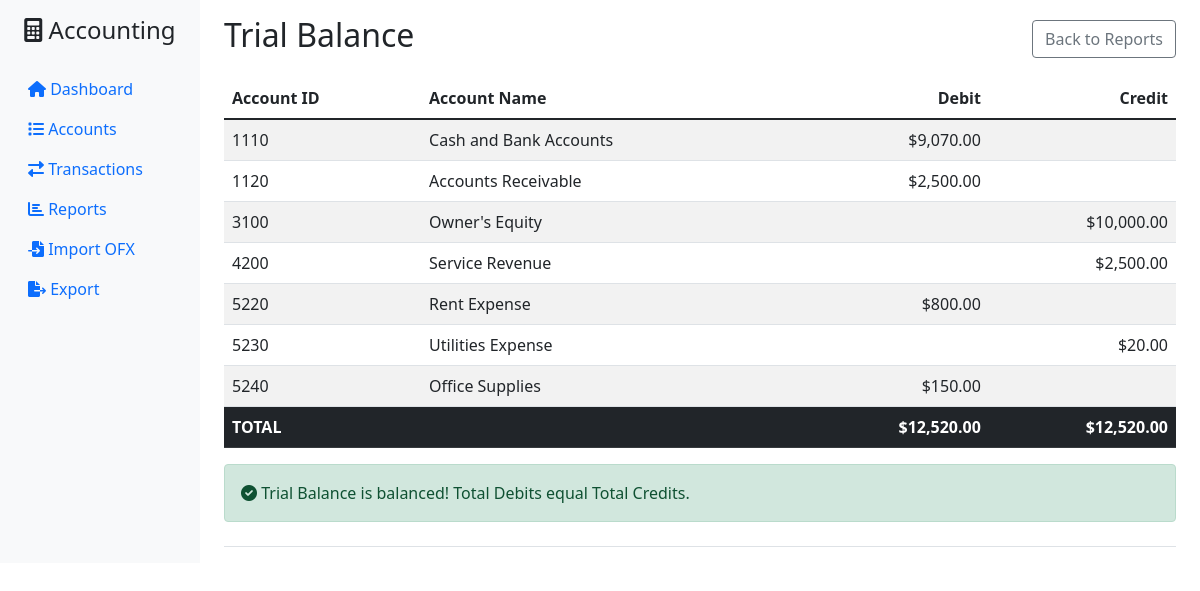
/reports/trial-balance, run on the app's committed database.
### tables this page shows
CREATE TABLE accounts (
                id TEXT PRIMARY KEY,
                name TEXT NOT NULL,
                account_type TEXT NOT NULL,
                parent_id TEXT,
                description TEXT,
                is_active BOOLEAN DEFAULT 1,
                created_date TIMESTAMP DEFAULT CURRENT_TIMESTAMP,
                FOREIGN KEY (parent_id) REFERENCES accounts (id)
            );

### accounting_web_ui.py (the view)
@app.route('/reports/trial-balance')
def trial_balance():
    try:
        accounting = get_accounting_system()
        as_of_date = request.args.get('as_of_date')
        if as_of_date:
            as_of_date = datetime.strptime(as_of_date, '%Y-%m-%d').date()
        trial_balance_data = accounting.generate_trial_balance(as_of_date)
        return render_template('trial_balance.html',
                             trial_balance=trial_balance_data,
                             as_of_date=as_of_date)
    except Exception as e:
        flash(f'Error generating trial balance: {str(e)}', 'error')
        return render_template('trial_balance.html',
                             trial_balance=[],
                             as_of_date=None)

### accounting_system.py (called while the page is built)
    def create_account(self, account_id: str, name: str, account_type: AccountType,
                      parent_id: Optional[str] = None, description: str = "") -> bool:
        try:
            cursor = self.conn.cursor()
            cursor.execute('''
                INSERT OR IGNORE INTO accounts (id, name, account_type, parent_id, description)
                VALUES (?, ?, ?, ?, ?)
            ''', (account_id, name, account_type.value, parent_id, description))
            self.conn.commit()
            return cursor.rowcount > 0
        except sqlite3.Error as e:
            print(f"Error creating account: {e}")
            return False

    def close(self):
        self.conn.close()

### accounting_web_ui.py (called while the page is built)
def get_accounting_system():
    if 'accounting' not in g:
        g.accounting = AccountingSystem()
    return g.accounting

@app.teardown_appcontext
def close_accounting_system(error):
    accounting = g.pop('accounting', None)
    if accounting is not None:
        accounting.close()

@app.template_filter('currency')
def currency_filter(value):
    if value is None:
        return "$0.00"
    return f"${float(value):,.2f}"

### templates/trial_balance.html (shortened to what this page needs)
{% extends "base.html" %}
{% block content %}
<div class="d-flex justify-content-between align-items-center">
    <h1 class="h2">Trial Balance</h1>
    <a href="/reports" class="btn btn-outline-secondary">Back to Reports</a>
</div>
<div class="table-responsive mt-3">
    <table class="table table-striped">
        <thead>
            <tr>
                <th>Account ID</th>
                <th>Account Name</th>
                <th class="text-end">Debit</th>
                <th class="text-end">Credit</th>
            </tr>
        </thead>
        <tbody>
            {% for account_id, name, debit, credit in trial_balance %}
                {% if account_id == 'TOTAL' %}
                    <tr class="table-dark fw-bold">
                        <td colspan="2">{{ name }}</td>
                        <td class="text-end">{{ debit | currency }}</td>
                        <td class="text-end">{{ credit | currency }}</td>
                    </tr>
                {% else %}
                    <tr>
                        <td>{{ account_id }}</td>
                        <td>{{ name }}</td>
                        <td class="text-end">{{ debit | currency if debit > 0 else '' }}</td>
                        <td class="text-end">{{ credit | currency if credit > 0 else '' }}</td>
                    </tr>
                {% endif %}
            {% endfor %}
        </tbody>
    </table>
</div>
{% if trial_balance and trial_balance[-1][2] == trial_balance[-1][3] %}
    <div class="alert alert-success">
        <i class="fas fa-check-circle"></i> Trial Balance is balanced! Total Debits equal Total Credits.
    </div>
{% elif trial_balance %}
    <div class="alert alert-danger">
        <i class="fas fa-exclamation-triangle"></i> Trial Balance is NOT balanced! Please review your transactions.
    </div>
{% endif %}
{% endblock %}

### data on the page
accounts: id "1110", name "Cash and Bank Accounts", debit "$9,070.00"
accounts: id "1120", name "Accounts Receivable", debit "$2,500.00"
accounts: id "3100", name "Owner's Equity", credit "$10,000.00"
accounts: id "4200", name "Service Revenue", credit "$2,500.00"
accounts: id "5220", name "Rent Expense", debit "$800.00"
accounts: id "5230", name "Utilities Expense", credit "$20.00"
accounts: id "5240", name "Office Supplies", debit "$150.00"

### other printed values
{{ name }} "TOTAL"
{{ debit | currency }} "$12,520.00"
{{ credit | currency }} "$12,520.00"
